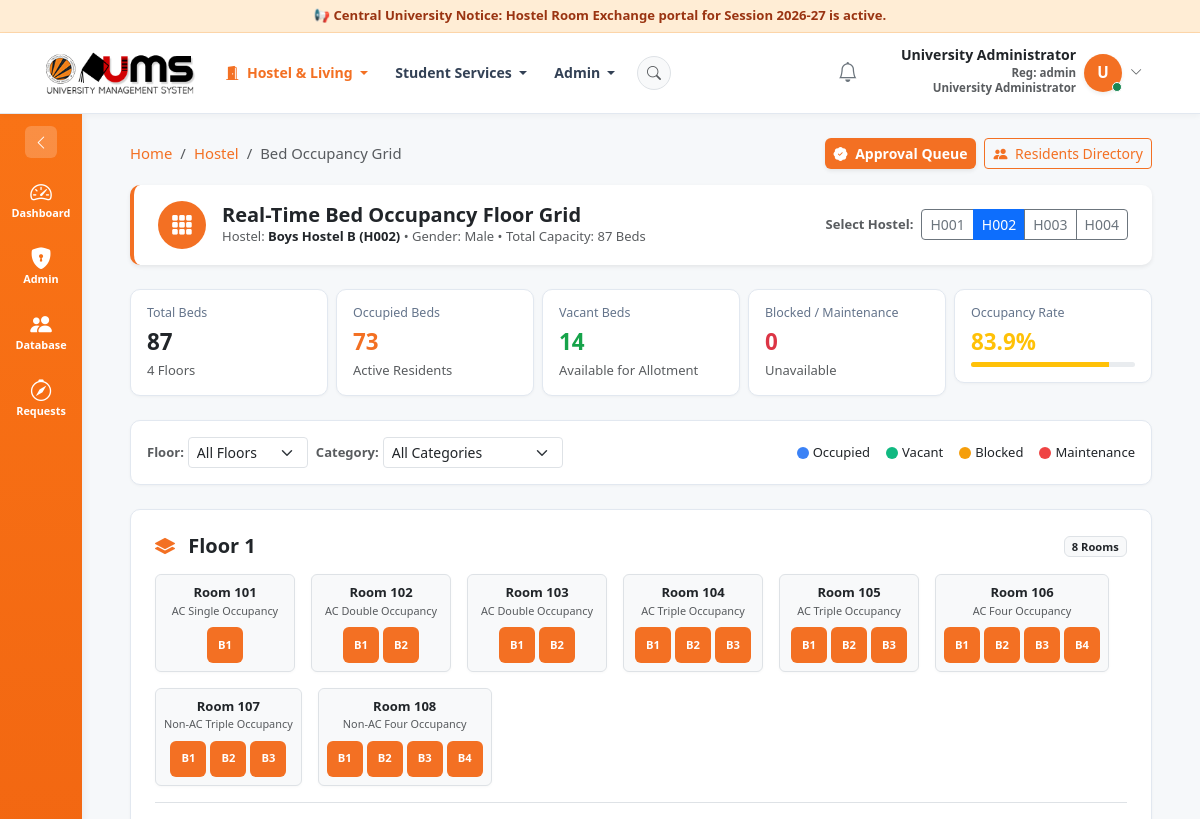
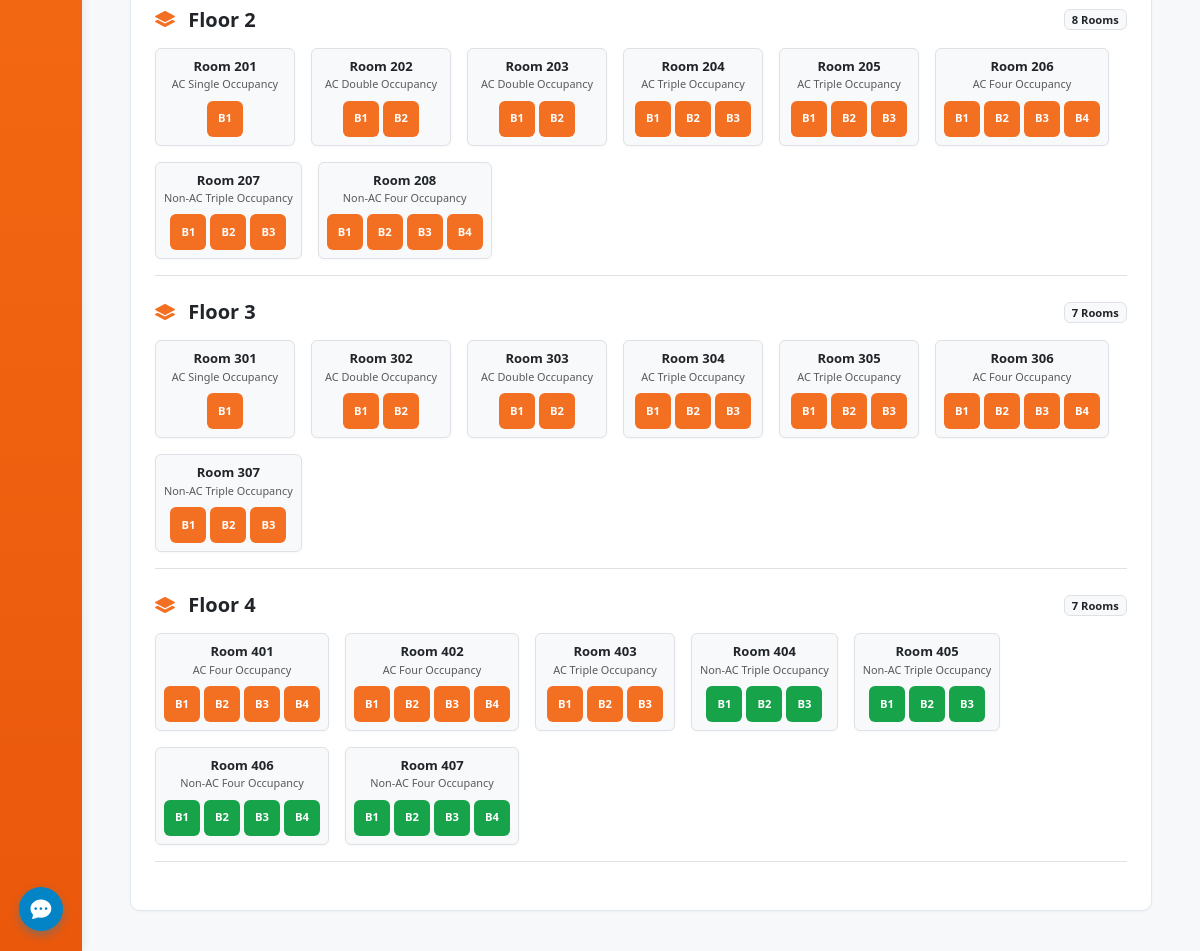
Page /hostels/occupancy/?hostel=H002 (signed in) on the earlier database version (2 pictures, top to bottom).
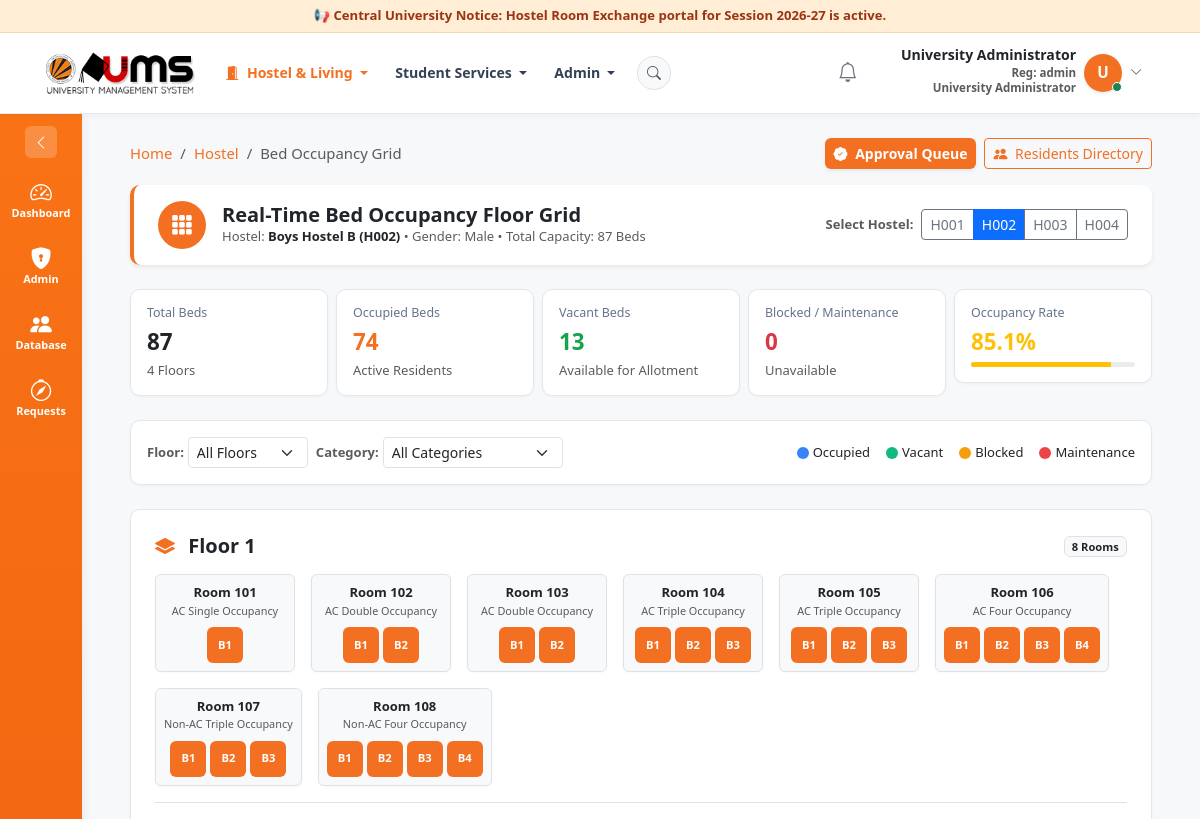
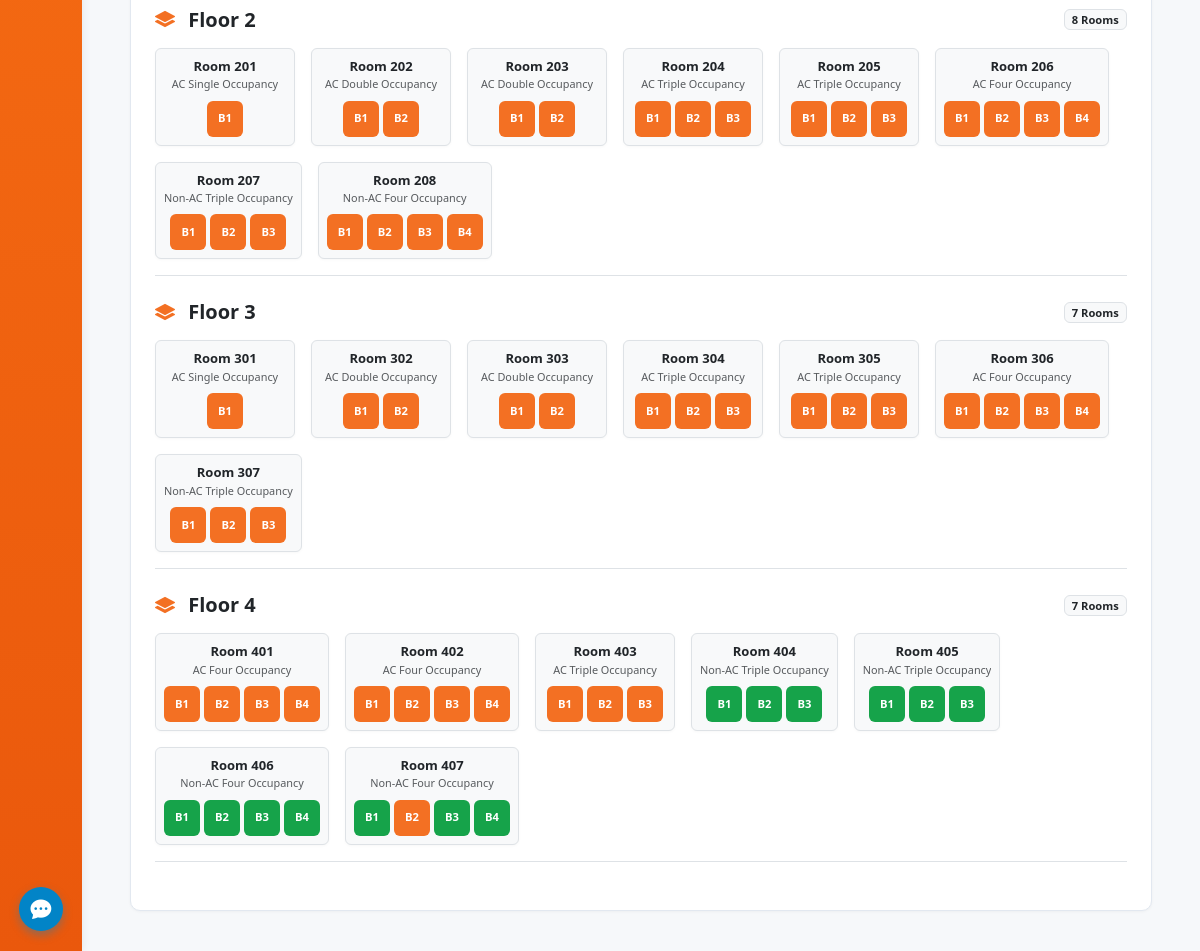
Same page on the later database version (2 pictures, top to bottom).
### hostels/views.py (the view)
# urls.py: path('hostels/occupancy/', hostel_occupancy_view, name='hostel_occupancy_view'),
@login_required
def hostel_occupancy_view(request):
    user = request.user
    if not (user.is_warden or user.is_chief_warden or user.is_admin_user):
        messages.error(request, "Access restricted to hostel wardens.")
        return redirect('dashboard_redirect')
    warden = getattr(user, 'warden_profile', None)
    selected_hostel_code = request.GET.get('hostel')
    if selected_hostel_code:
        hostel = get_object_or_404(Hostel, code=selected_hostel_code)
    elif warden and warden.hostel:
        hostel = warden.hostel
    else:
        hostel = Hostel.objects.first()
    floor_filter = request.GET.get('floor')
    category_filter = request.GET.get('category')
    rooms_qs = Room.objects.filter(hostel=hostel).select_related('category').prefetch_related(
        'beds', 'beds__current_occupant', 'beds__current_occupant__user'
    )
    if floor_filter and floor_filter.isdigit():
        rooms_qs = rooms_qs.filter(floor=int(floor_filter))
    if category_filter and category_filter.isdigit():
        rooms_qs = rooms_qs.filter(category_id=int(category_filter))
    beds = Bed.objects.filter(room__hostel=hostel)
    total_beds = beds.count()
    occupied_beds = beds.filter(status='OCCUPIED').count()
    vacant_beds = beds.filter(status='VACANT').count()
    blocked_beds = beds.filter(status='BLOCKED').count()
    maintenance_beds = beds.filter(status='MAINTENANCE').count()
    occupancy_pct = round((occupied_beds / total_beds * 100), 1) if total_beds > 0 else 0
    floors = {}
    for r in rooms_qs:
        floors.setdefault(r.floor, []).append(r)
    all_hostels = Hostel.objects.all()
    categories = RoomCategory.objects.all()
    context = {
        'warden': warden,
        'hostel': hostel,
        'all_hostels': all_hostels,
        'categories': categories,
        'total_beds': total_beds,
        'occupied_beds': occupied_beds,
        'vacant_beds': vacant_beds,
        'blocked_beds': blocked_beds,
        'maintenance_beds': maintenance_beds,
        'occupancy_pct': occupancy_pct,
        'floors': dict(sorted(floors.items())),
        'selected_floor': int(floor_filter) if floor_filter and floor_filter.isdigit() else None,
        'selected_category': int(category_filter) if category_filter and category_filter.isdigit() else None,
    }
    return render(request, 'hostels/occupancy.html', context)

### accounts/models.py (called while the page is built)
    @property
    def is_student(self):
        return self.role == self.Role.STUDENT

    @property
    def is_warden(self):
        return self.role == self.Role.WARDEN

    @property
    def is_chief_warden(self):
        return self.role == self.Role.CHIEF_WARDEN

    @property
    def is_admin_user(self):
        return self.role == self.Role.ADMIN or self.is_superuser

### notifications/context_processors.py (called while the page is built)
def unread_notifications(request):
    if request.user.is_authenticated:
        unread_count = request.user.notifications.filter(is_read=False).count()
        recent_notifications = request.user.notifications.filter(is_read=False)[:5]
        return {
            'unread_notifications_count': unread_count,
            'recent_notifications': recent_notifications,
        }
    return {
        'unread_notifications_count': 0,
        'recent_notifications': [],
    }

### rooms/models.py (called while the page is built)
    @property
    def full_code(self):
        return f"{self.room.hostel.code}-{self.room.room_number}-{self.bed_identifier}"

### templates/hostels/occupancy.html (shortened to what the changed rows need)
{% extends 'base.html' %}
{% load static %}
{% block content %}
<div class="container-fluid px-2 px-md-3">
  <div class="row g-2 mb-4">
    <div class="col-6 col-md-3 col-xl">
      <div class="stat-card">
        <div class="stat-lbl">Occupied Beds</div>
        <div class="stat-val text-primary">{{ occupied_beds }}</div>
        <small class="text-muted">Active Residents</small>
      </div>
    </div>
    <div class="col-6 col-md-3 col-xl">
      <div class="stat-card">
        <div class="stat-lbl">Vacant Beds</div>
        <div class="stat-val text-success">{{ vacant_beds }}</div>
        <small class="text-muted">Available for Allotment</small>
      </div>
    </div>
    <div class="col-12 col-md-6 col-xl">
      <div class="stat-card">
        <div class="stat-lbl">Occupancy Rate</div>
        <div class="stat-val text-warning">{{ occupancy_pct }}%</div>
        <div class="progress mt-1" style="height: 5px;">
          <div class="progress-bar bg-warning" role="progressbar" style="width: {{ occupancy_pct }}%"></div>
        </div>
      </div>
    </div>
  </div>
</div>
{% endblock %}

Differences in the rows shown:
changed Bed (number 85 of 87 on the later page): status "VACANT" → "OCCUPIED" (drawn)
Other differences:
{{ occupied_beds }}: "73" → "74"
{{ vacant_beds }}: "14" → "13"
{{ occupancy_pct }}: "83.9" → "85.1"
{{ occupancy_pct }}: 83.9 → 85.1 (drawn)
